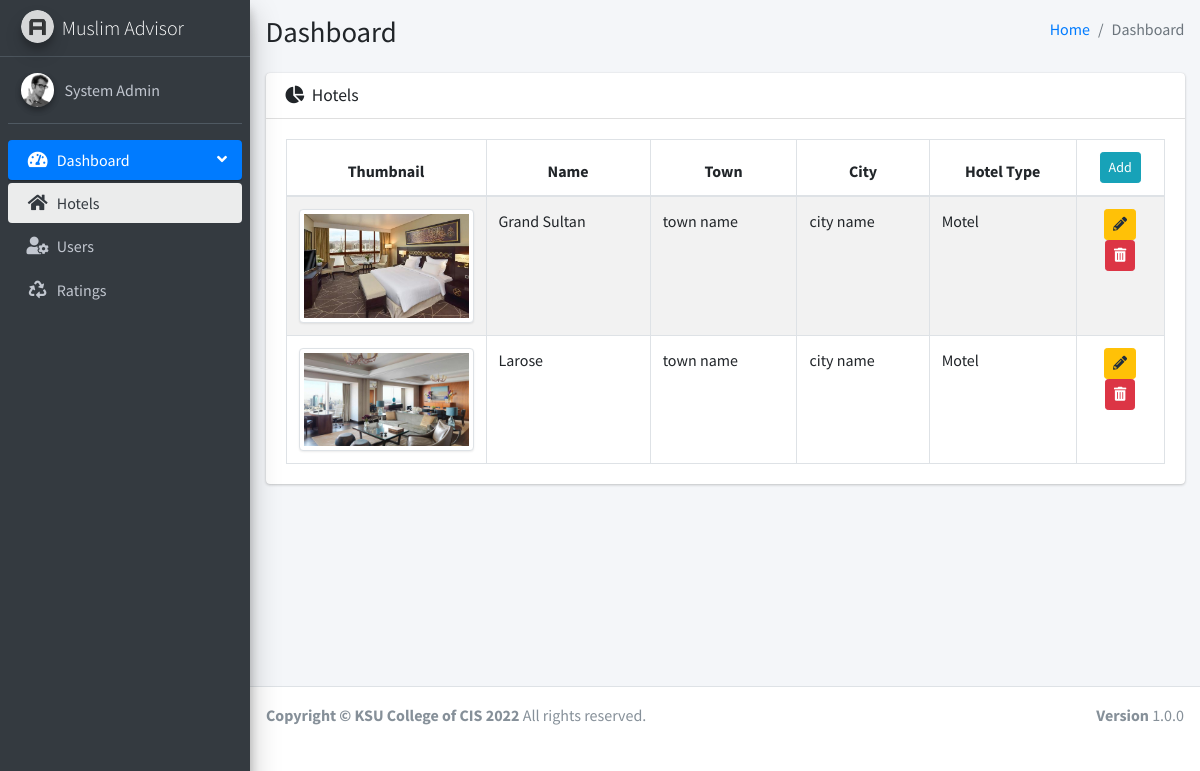
The app's page /hotel-review/?r=hotel (signed in) with its own data.
### tables this page shows
CREATE TABLE `hotels` (
  `id` int(11) NOT NULL,
  `name` varchar(200) NOT NULL,
  `town` varchar(50) NOT NULL,
  `city` varchar(50) NOT NULL,
  `phone` varchar(50) NOT NULL,
  `address` varchar(200) NOT NULL,
  `description` varchar(2000) NOT NULL,
  `category` varchar(50) NOT NULL,
  `thumbnail_url` varchar(100) NOT NULL
);

### app/config/Base.php (called while the page is built, shortened)
<?php
class Base {
    protected $root;
    public function __construct($path) {
        $this->root = $path;
    }
    public function load_admin($page, $_data = [], $_success = '', $_error = []){
        $data       = $_data;
        require_once "$this->root/admin/layout/main.php";
    }
}

### app/config/AppHelper.php (called while the page is built, shortened)
<?php
class AppHelper extends Base {
    public static function app(){
        return getenv('APP_URL');
    }
    public static function get_url($url){
        return self::app().'?r='.$url;
    }
    public static function public_uri(){
        return self::app().'public/';
    }
}

### app/config/DB.php (called while the page is built, shortened)
<?php
class DB extends Base {
    protected $db_host;
    protected $db_user;
    protected $db_password;
    protected $db_name;
    protected $con = '';
    protected $tableName;
    protected $columns = [];
    public function LoadDBInfo() {
        $this->db_host = getenv('DB_HOST');
        $this->db_user = getenv('DB_USERNAME');
        $this->db_password = getenv('DB_PASSWORD');
        $this->db_name = getenv('DB_DATABASE');
    }
    public function connectDb() {
        $this->con = new \MySQLi($this->db_host, $this->db_user, $this->db_password, $this->db_name);
        if(mysqli_connect_error()) {
            die("Failed to connect to MySQL: " . mysqli_connect_error());
        }else{
            return $this->con;
        }
    }
    public function getFields(){
        return implode(', ', $this->columns);
    }
    public function getJoin(){
        $join = '';
        return $join;
    }
    public function getCondition(){
        $condition = '';
        return $condition;
    }
    public function prepareGetQuery(){
        $fields = $this->getFields();
        $join = $this->getJoin();
        $condition = $this->getCondition();
        $query = "SELECT $fields FROM `$this->tableName`";
        return $query.';';
    }
    public function getAll(){
        $query = $this->prepareGetQuery();
        $result = $this->con->query($query);
        if($result->num_rows > 0) {
            $data = array();
            while ($row = $result->fetch_assoc()) {
                $data[] = $row;
            }
            return array(
                'status' => true,
                'data' => $data
            );
        }else{
            return array(
                'status' => false,
                'message' => 'No record found'
            );
        }
    }
}

### app/model/Hotel.php (called while the page is built, shortened)
<?php
class Hotel extends DB {
    protected $table = AppHelper::HOTEL_TABLE;
    public function __construct()
    {
        $this->tableName = $this->table;
    }
    function all($select = [], $condition = [], $limit = ''){
        if($select)
            $this->columns = $select;
        else
            $this->columns = array('id', 'name', 'town', 'city', 'phone', 'description', 'category', 'address', 'thumbnail_url');
        $data = $this->getAll();
        if($data["status"])
            return $data["data"];
        return [];
    }
}

### admin/index.php (the view)
<?php
    $hotels = $data['hotels'];
?>
<div class="content-wrapper">
    <div class="content-header">
        <div class="container-fluid">
            <div class="row mb-2">
                <div class="col-sm-6">
                    <h1 class="m-0">Dashboard</h1>
                </div>
                <div class="col-sm-6">
                    <ol class="breadcrumb float-sm-right">
                        <li class="breadcrumb-item"><a href="<?php echo \HR\HotelReview\config\AppHelper::get_url('home'); ?>">Home</a></li>
                        <li class="breadcrumb-item active">Dashboard</li>
                    </ol>
                </div>
            </div>
        </div>
    </div>
    <section class="content">
        <div class="container-fluid">
            <div class="row">
                <section class="col-lg-12 connectedSortable">
                    <div class="card">
                        <div class="card-header">
                            <h3 class="card-title">
                                <i class="fas fa-chart-pie mr-1"></i>
                                Hotels
                            </h3>
                        </div>
                        <div class="card-body">
                            <table class="table table-bordered table-striped" id="hotel_table">
                                <thead class="text-center">
                                <tr>
                                    <th scope="col">Thumbnail</th>
                                    <th scope="col">Name</th>
                                    <th scope="col">Town</th>
                                    <th scope="col">City</th>
                                    <th scope="col">Hotel Type</th>
                                    <th scope="col">
                                        <a href="<?php echo \HR\HotelReview\config\AppHelper::get_url('hotel/register'); ?>" class="btn btn-sm btn-info">Add</a>
                                    </th>
                                </tr>
                                </thead>
                                <tbody>
                                    <?php
                                        foreach ($hotels as $hotel):
                                            $hotel = (object)$hotel;
                                    ?>
                                <tr id="tr_<?php echo $hotel->id;?>">
                                    <td width="200px">
                                        <?php if($hotel->thumbnail_url):?>
                                        <img src="<?php echo \HR\HotelReview\config\AppHelper::public_uri();?>asset/img/<?php echo $hotel->thumbnail_url;?>" class="img-thumbnail">
                                        <?php endif;?>
                                    </td>
                                    <td><?php echo $hotel->name;?></td>
                                    <td><?php echo $hotel->town;?></td>
                                    <td><?php echo $hotel->city;?></td>
                                    <td><?php echo $hotel->category;?></td>
                                    <td class="text-center" width="10%">
                                        <a href="<?php echo \HR\HotelReview\config\AppHelper::get_url('hotel/update-hotel/'.$hotel->id); ?>" class="btn btn-warning btn-sm edit" data-toggle="tooltip" data-placement="top" title="Edit"><i class="fa fa-pencil-alt"></i></a>
                                        <button class="btn btn-danger btn-sm hotel-delete" data-id = "<?php echo $hotel->id;?>" data-toggle="tooltip" data-placement="top" title="Delete"><i class="fa fa-trash-alt"></i></button>
                                    </td>
                                </tr>
                                    <?php endforeach;?>
                                </tbody>
                            </table>
                        </div>
                    </div>
                </section>
            </div>
        </div>
    </section>
</div>

### records on screen
hotels: thumbnail_url (picture), name "Grand Sultan", town "town name", city "city name", category "Motel"
hotels: thumbnail_url (picture), name "Larose", town "town name", city "city name", category "Motel"

### other values on screen
$user->name "System Admin"
